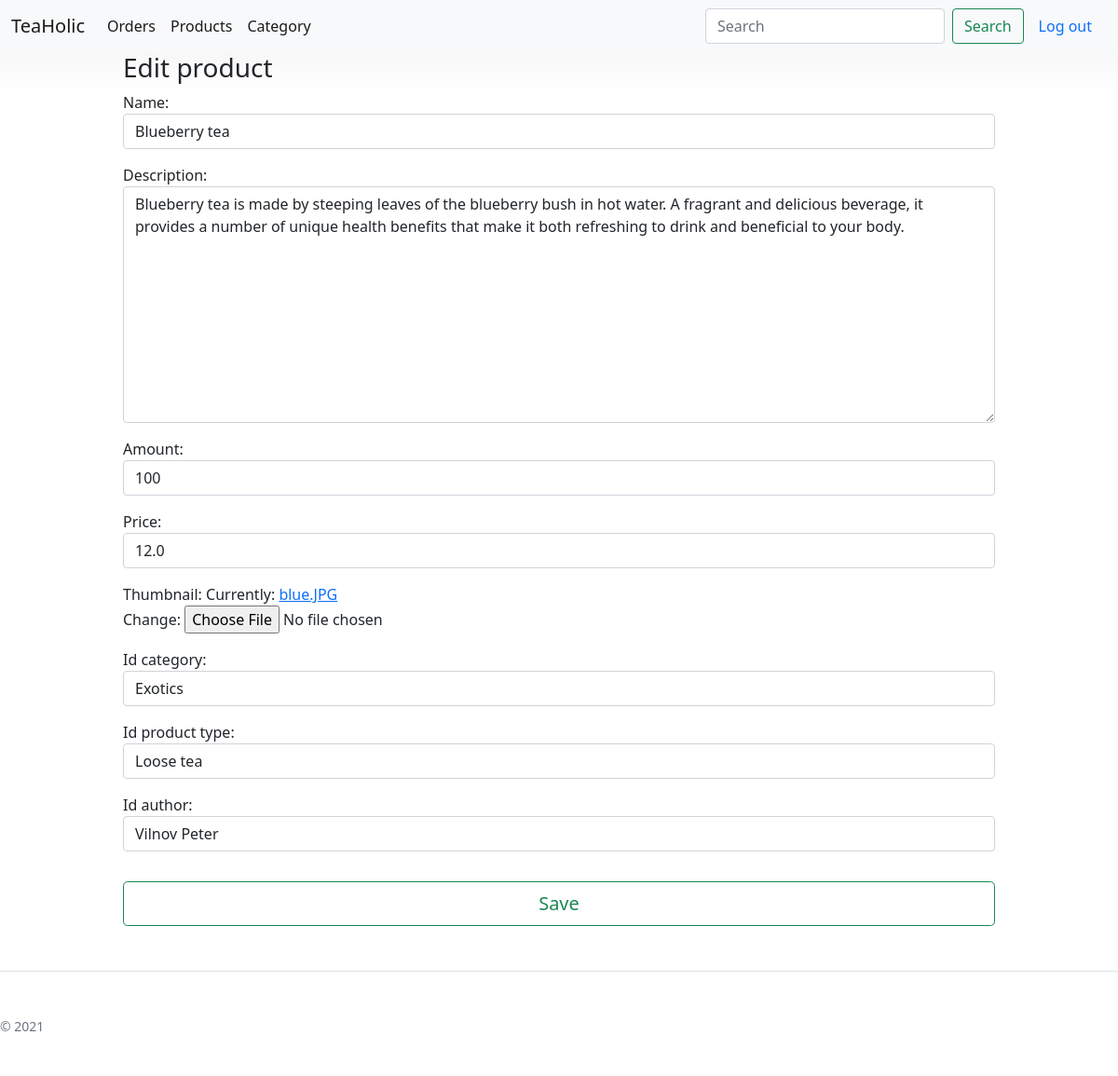
Before: /product/5/update (signed in) with the older database file.
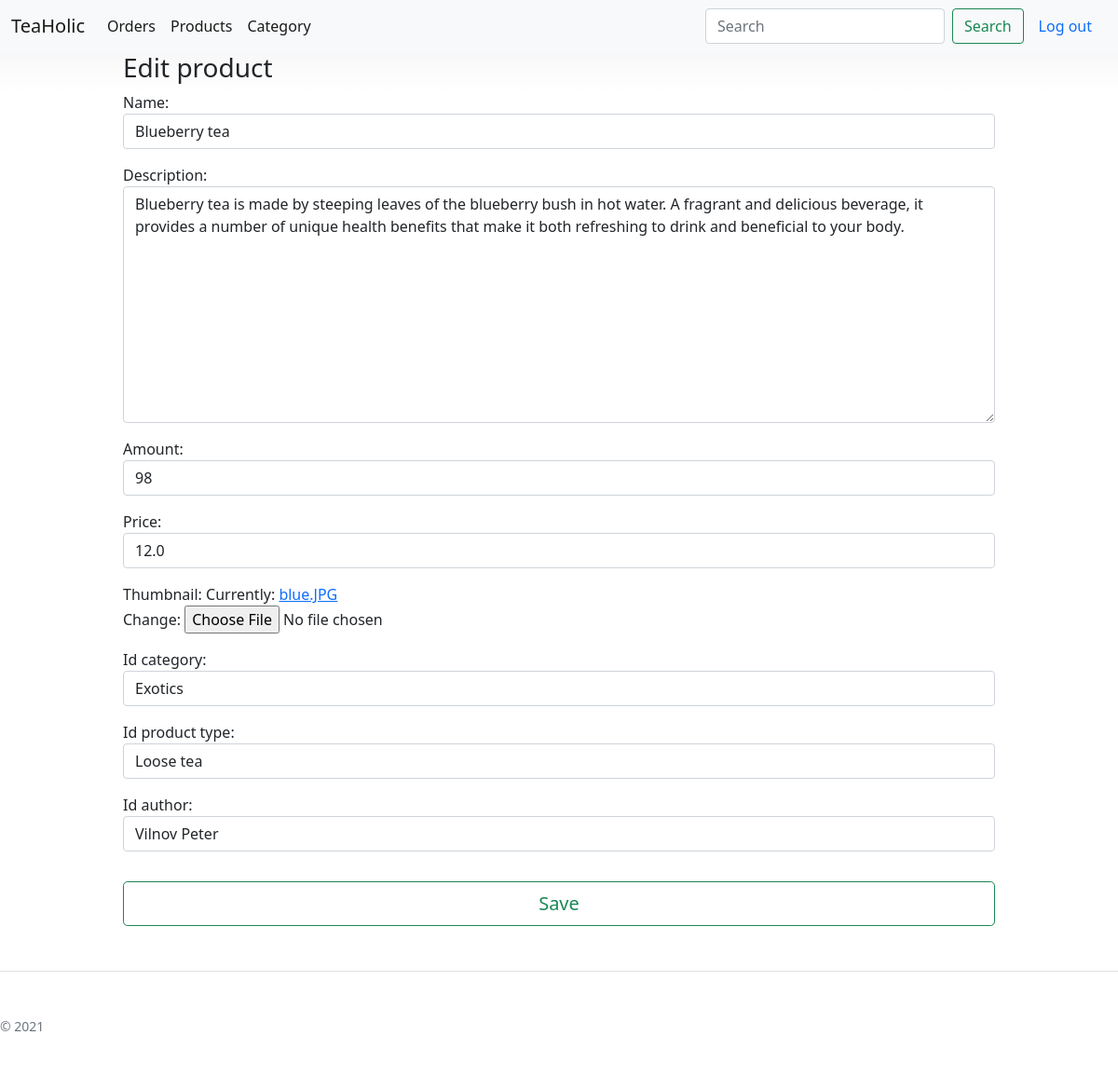
After: the same page with the newer database file.
### bboard/models.py (models this page shows)
class Product(models.Model):
    name = models.CharField(max_length=255)
    description = models.TextField(max_length=500)
    amount = models.IntegerField()
    price = models.FloatField()
    thumbnail = models.ImageField()
    id_category = models.ForeignKey(Category, on_delete=models.CASCADE)
    id_product_type = models.ForeignKey(ProductType, on_delete=models.CASCADE)
    id_author = models.ForeignKey(Author, on_delete=models.CASCADE)

class Category(models.Model):
    name = models.CharField(max_length=50)
    def __str__(self):
        return self.name

### bboard/views.py (the view, shortened to what this page needs)
# urls.py: path('product/<int:id>/update', views.ProductUpdateView.as_view(), name = 'product_update'),
class ProductUpdateView(IsAdminMixin, View):
    def get(self, request, id):
        product= Product.objects.get(id = id)
        form = ProductForm(instance=product)
        user = get_userprofile(request)
        return render(request, 'bboard/basis/products/update.html', {'form': form, 'user': user, 'id': id})

### bboard/forms.py
class ProductForm(forms.ModelForm):
    class Meta:
        model= Product
        fields = '__all__'
        widgets = {
            'name': forms.TextInput(
                attrs={
                    'class': 'form-control'
                }
            ),
            'description': forms.Textarea(
                attrs={
                    'class': 'form-control'
                }
            ),
            'amount': forms.NumberInput(
                attrs={
                    'class': 'form-control'
                }
            ),
            'price': forms.NumberInput(
                attrs={
                    'class': 'form-control'
                }
            ),
            'id_category': forms.Select(
                attrs={
                    'class': 'form-control'
                }
            ),
            'id_product_type': forms.Select(
                attrs={
                    'class': 'form-control'
                }
            ),
            'id_author': forms.Select(
                attrs={
                    'class': 'form-control'
                }
            )
        }

### bboard/models.py (called while the page is built)
    def __str__(self):
        return self.name

### bboard/templates/bboard/basis/products/update.html (shortened to what this page needs)
{% extends "bboard/basis/base.html" %}
{% block content %}
<div class = "container">
<h3> Edit product </h3>
  <form action="{% url 'product_update' id=id %}" method="POST" enctype="multipart/form-data">
{{ form.as_p }}
    <button class="w-100 btn btn-lg btn-outline-success mt-3" type="submit">Save</button>
  </form>
</div>
{% endblock %}

Changed rows visible on the page:
changed Product "Exotics": amount "100" → "98"
